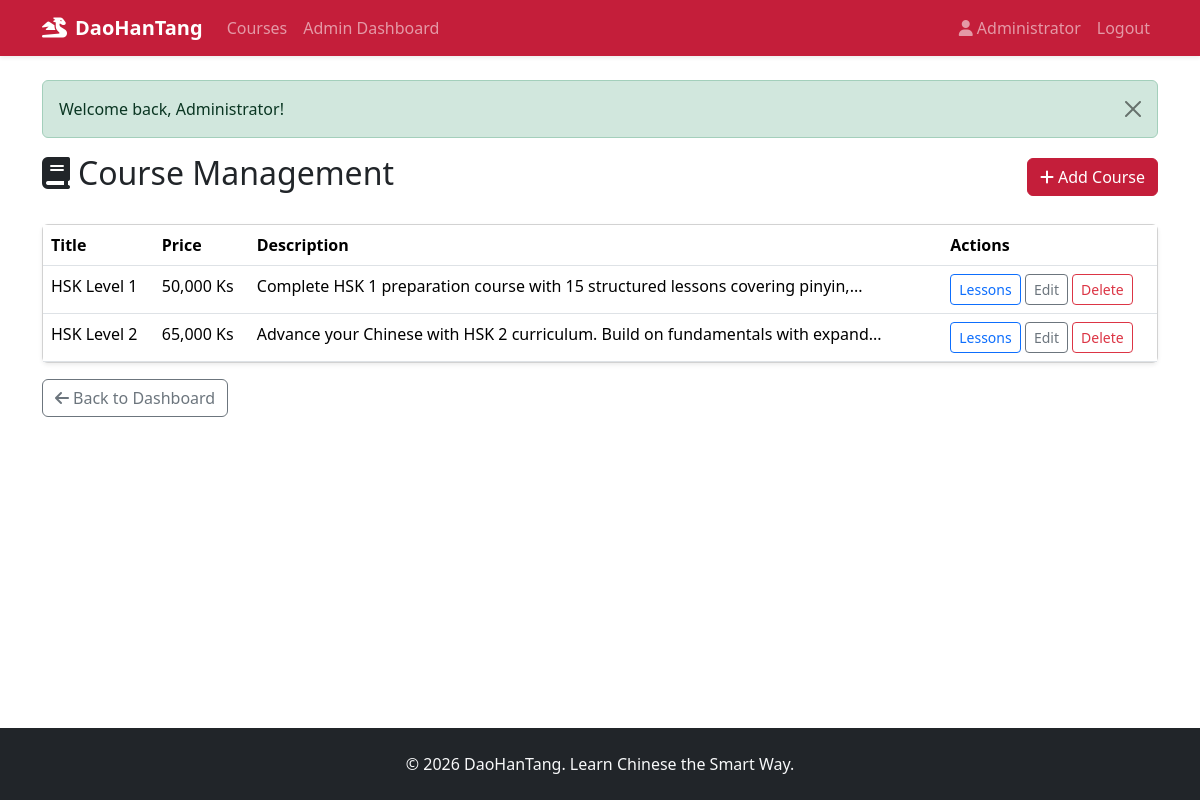
Screenshot of /admin/courses (signed in) with the database file from the repository.
### tables this page shows
CREATE TABLE courses (
    id INT UNSIGNED AUTO_INCREMENT PRIMARY KEY,
    title VARCHAR(200) NOT NULL,
    description TEXT,
    price DECIMAL(10, 2) NOT NULL DEFAULT 0.00,
    thumbnail VARCHAR(255) DEFAULT NULL,
    created_at TIMESTAMP DEFAULT CURRENT_TIMESTAMP
);

### app/Core/Controller.php (called while the page is built, shortened)
<?php
class Controller
{
    protected function view(string $view, array $data = []): void
    {
        extract($data);
        $appConfig = require dirname(__DIR__, 2) . '/config/app.php';
        $viewPath = dirname(__DIR__) . '/Views/' . str_replace('.', '/', $view) . '.php';
        require dirname(__DIR__) . '/Views/layouts/header.php';
        require $viewPath;
        require dirname(__DIR__) . '/Views/layouts/footer.php';
    }
}

### app/Controllers/Admin/CourseController.php (called while the page is built, shortened)
<?php
class CourseController extends Controller
{
    public function index(): void
    {
        $this->view('admin.courses.index', ['courses' => Course::all()]);
    }
}

### app/Core/Router.php (called while the page is built, shortened)
<?php
class Router
{
    private array $routes = [];
    public function get(string $path, array $handler): self
    {
        $this->routes['GET'][$this->normalize($path)] = $handler;
        return $this;
    }
    public function post(string $path, array $handler): self
    {
        $this->routes['POST'][$this->normalize($path)] = $handler;
        return $this;
    }
    public function dispatch(string $uri, string $method): void
    {
        $path = $this->normalize(parse_url($uri, PHP_URL_PATH) ?? '/');
        $method = strtoupper($method);
        $handler = $this->routes[$method][$path] ?? null;
        [$controllerClass, $action] = $handler;
        $controller = new $controllerClass();
        $controller->$action();
    }
    private function normalize(string $path): string
    {
        $base = rtrim(dirname($_SERVER['SCRIPT_NAME']), '/\\');
        if ($base !== '' && str_starts_with($path, $base)) {
            $path = substr($path, strlen($base));
        }
        $path = '/' . trim($path, '/');
        return $path === '/' ? '/' : rtrim($path, '/');
    }
}

### index.php (called while the page is built, shortened)
<?php
require __DIR__ . '/bootstrap.php';
$router = require __DIR__ . '/routes/web.php';
$router->dispatch($_SERVER['REQUEST_URI'], $_SERVER['REQUEST_METHOD']);

### app/helpers.php (called while the page is built, shortened)
<?php
function base_path(string $path = ''): string
{
    return dirname(__DIR__) . ($path ? '/' . ltrim($path, '/') : '');
}
function app_url(string $path = ''): string
{
    $config = require base_path('config/app.php');
    $base = rtrim($config['url'], '/');
    $path = ltrim($path, '/');
    return $path === '' ? $base . '/' : $base . '/' . $path;
}
function e(?string $value): string
{
    return htmlspecialchars($value ?? '', ENT_QUOTES, 'UTF-8');
}
function format_price(float $price): string
{
    return number_format($price, 0) . ' Ks';
}

### config/app.php (called while the page is built)
<?php
return [
    'name'    => 'DaoHanTang',
    'tagline' => 'Learn Chinese the Smart Way',
    'url'     => '/daohantang',
    'telegram' => '@DaoHanTangSupport',
];

### bootstrap.php (called while the page is built, shortened)
<?php
spl_autoload_register(function (string $class): void {
    $prefix = 'App\\';
    $baseDir = __DIR__ . '/app/';
    $relative = substr($class, strlen($prefix));
    $file = $baseDir . str_replace('\\', '/', $relative) . '.php';
});
require __DIR__ . '/app/helpers.php';

### config/database.php (called while the page is built)
<?php
return [
    'host'     => 'localhost',
    'dbname'   => 'daohantang',
    'username' => 'root',
    'password' => '',
    'charset'  => 'utf8mb4',
];

### app/Core/Database.php (called while the page is built, shortened)
<?php
class Database
{
    private static ?PDO $instance = null;
    public static function getConnection(): PDO
    {
        if (self::$instance === null) {
            $config = require dirname(__DIR__, 2) . '/config/database.php';
            $dsn = sprintf(
                'mysql:host=%s;dbname=%s;charset=%s',
                $config['host'],
                $config['dbname'],
                $config['charset']
            );
            try {
                self::$instance = new PDO($dsn, $config['username'], $config['password'], [
                    PDO::ATTR_ERRMODE            => PDO::ERRMODE_EXCEPTION,
                    PDO::ATTR_DEFAULT_FETCH_MODE => PDO::FETCH_ASSOC,
                    PDO::ATTR_EMULATE_PREPARES   => false,
                ]);
            } catch (PDOException $e) {
                die('Database connection failed: ' . htmlspecialchars($e->getMessage()));
            }
        }
        return self::$instance;
    }
}

### app/Models/Course.php (called while the page is built, shortened)
<?php
class Course
{
    public static function all(): array
    {
        $stmt = Database::getConnection()->query('SELECT * FROM courses ORDER BY created_at DESC');
        return $stmt->fetchAll();
    }
}

### app/Views/admin/courses/index.php (the view, shortened to what this page needs)
<div class="d-flex justify-content-between align-items-center mb-4">
    <h2><i class="fas fa-book me-2"></i>Course Management</h2>
    <a href="<?= app_url('admin/courses/create') ?>" class="btn btn-primary"><i class="fas fa-plus me-1"></i>Add Course</a>
</div>
<div class="card shadow-sm">
    <div class="table-responsive">
        <table class="table mb-0">
            <thead><tr><th>Title</th><th>Price</th><th>Description</th><th>Actions</th></tr></thead>
            <tbody>
            <?php foreach ($courses as $course): ?>
            <tr>
                <td><?= e($course['title']) ?></td>
                <td><?= format_price((float) $course['price']) ?></td>
                <td><?= e(mb_strimwidth($course['description'] ?? '', 0, 80, '...')) ?></td>
                <td>
                    <a href="<?= app_url('admin/lessons?course_id=' . $course['id']) ?>" class="btn btn-sm btn-outline-primary">Lessons</a>
                    <a href="<?= app_url('admin/courses/edit?id=' . $course['id']) ?>" class="btn btn-sm btn-outline-secondary">Edit</a>
                    <form method="POST" action="<?= app_url('admin/courses/delete') ?>" class="d-inline" onsubmit="return confirm('Delete this course?')">
                        <button class="btn btn-sm btn-outline-danger">Delete</button>
                    </form>
                </td>
            </tr>
            <?php endforeach; ?>
            </tbody>
        </table>
    </div>
</div>
<a href="<?= app_url('admin') ?>" class="btn btn-outline-secondary mt-3"><i class="fas fa-arrow-left me-1"></i>Back to Dashboard</a>

### assets/css/style.css (style rules this page uses)
:root { --primary-color: #c41e3a; --primary-dark: #9a1830; }
.btn-primary { background-color: var(--primary-color); border-color: var(--primary-color); }
body { min-height: 100vh; display: flex; flex-direction: column; }

### rows the page displays
courses: title "HSK Level 1", price "50,000 Ks", description "Complete HSK 1 preparation course with 15 structured lessons covering pinyin,..."
courses: title "HSK Level 2", price "65,000 Ks", description "Advance your Chinese with HSK 2 curriculum. Build on fundamentals with expand..."

### other values shown
$appConfig['name'] "DaoHanTang"
$currentUser['name'] "Administrator"
$flash['message'] "Welcome back, Administrator!"
